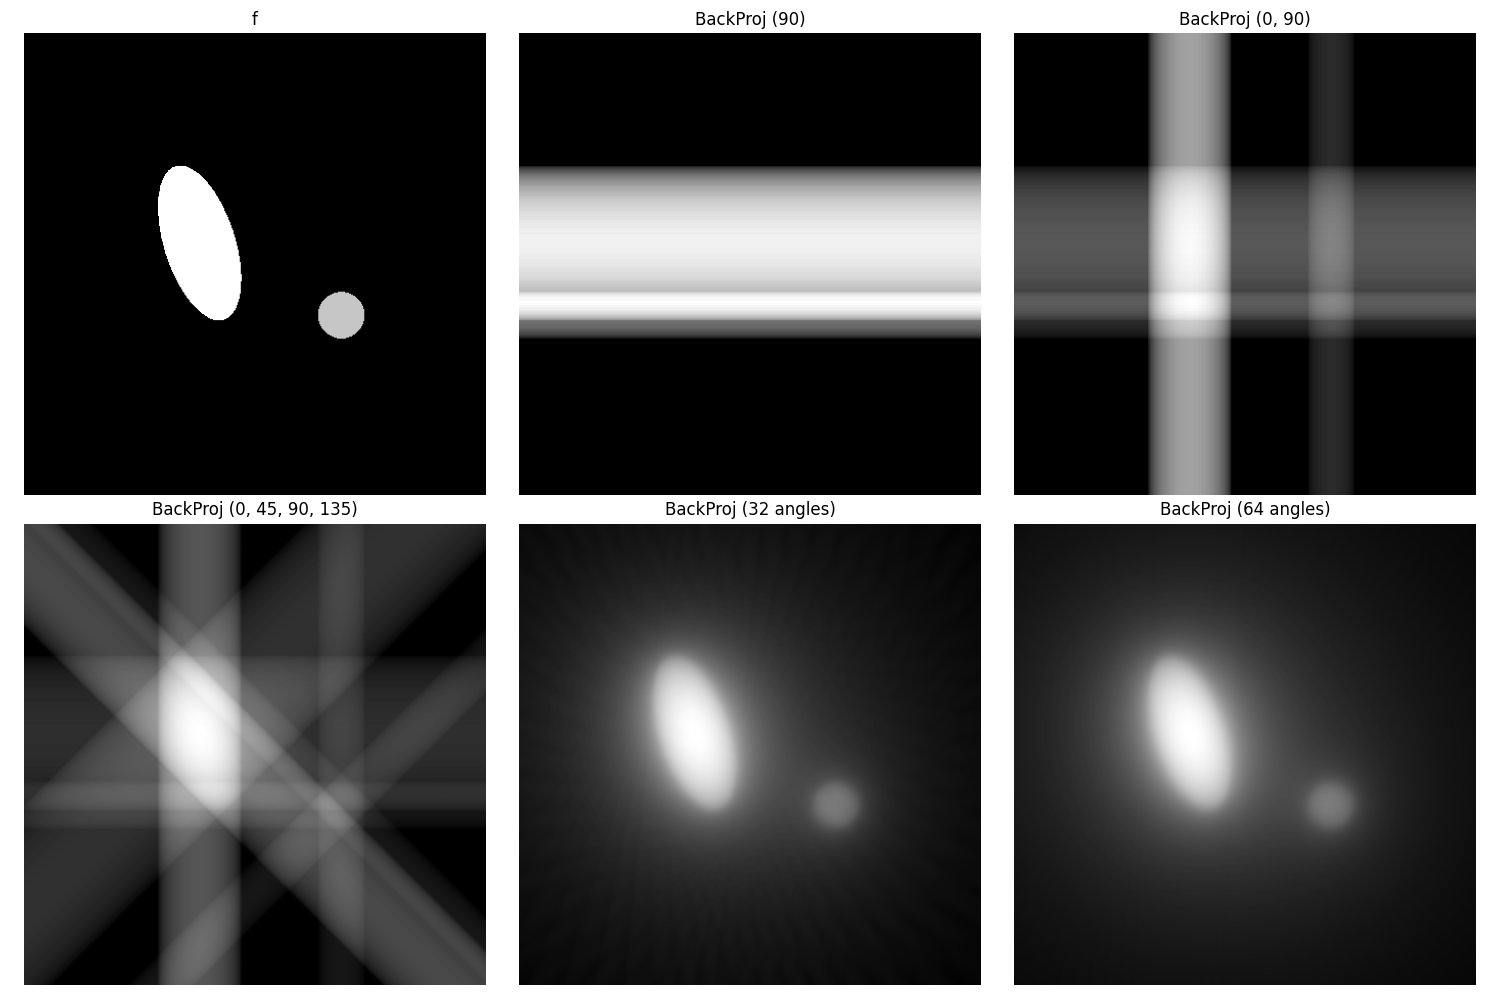

The Python source for this figure:

import sys
import os
import numpy as np
import matplotlib.pyplot as plt
from skimage.io import imread
from libDIP.imRecon4e import imRecon4e
from libDIP.intScaling4e import intScaling4e
from libDIPUM.data_path import dip_data

# Parameters
# Angles32 = 5.625 * (0 : 31);
Angles32 = 5.625 * np.arange(32)
# Angles64 = 2.8125 * (0 : 63);
Angles64 = 2.8125 * np.arange(64)

# Data
img_name = dip_data('ellipse_and_circle.tif')
f = imread(img_name)

# Reconstructions
print("Computing BackProj (90)...")
rec90 = imRecon4e(f, 90)

print("Computing BackProj (0, 90)...")
rec0_90 = imRecon4e(f, [0, 90])

print("Computing BackProj (0, 45, 90, 135)...")
rec0_45_90_135 = imRecon4e(f, [0, 45, 90, 135])

print("Computing BackProj (32 angles)...")
# imRecon4e might be slow for many angles, but it implements waitbar roughly by printing (or not).
rec32 = imRecon4e(f, Angles32)

print("Computing BackProj (64 angles)...")
rec64 = imRecon4e(f, Angles64)

# Display
fig, axes = plt.subplots(2, 3, figsize=(15, 10))

axes[0, 0].imshow(f, cmap='gray')
axes[0, 0].set_title('f')
axes[0, 0].axis('off')

axes[0, 1].imshow(rec90, cmap='gray')
axes[0, 1].set_title('BackProj (90)')
axes[0, 1].axis('off')

axes[0, 2].imshow(rec0_90, cmap='gray')
axes[0, 2].set_title('BackProj (0, 90)')
axes[0, 2].axis('off')

axes[1, 0].imshow(rec0_45_90_135, cmap='gray')
axes[1, 0].set_title('BackProj (0, 45, 90, 135)')
axes[1, 0].axis('off')

axes[1, 1].imshow(rec32, cmap='gray')
axes[1, 1].set_title('BackProj (32 angles)')
axes[1, 1].axis('off')

axes[1, 2].imshow(rec64, cmap='gray')
axes[1, 2].set_title('BackProj (64 angles)')
axes[1, 2].axis('off')

plt.tight_layout()
plt.savefig('Figure534.png')
print("Saved Figure534.png")
plt.show()
